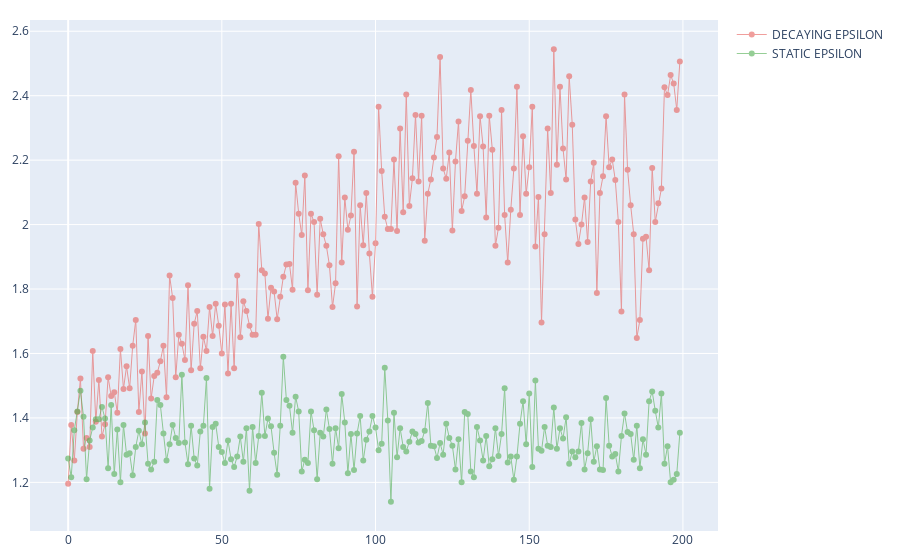

Notebook code cell kept with this figure:
### Code cell
utils.visualize([
    ['DECAYING EPSILON', dacaying],
    ['STATIC EPSILON', static]
], cluster=500)

### Figure 1 — Plotly figure (JSON) as saved in the notebook; plotly's stock layout.template omitted (floating-point values rounded to 4 significant figures; data arrays with more than 128 entries replaced by an {"elided": "..."} marker saying what was removed)
{"data": [{"line": {"width": 1}, "marker": {"color": "#e75f5b"}, "mode": "lines+markers", "name": "DECAYING EPSILON", "opacity": 0.6, "type": "scatter", "y": {"elided": "200 float values"}, "yaxis": "y2"}, {"line": {"width": 1}, "marker": {"color": "#52af52"}, "mode": "lines+markers", "name": "STATIC EPSILON", "opacity": 0.6, "type": "scatter", "y": {"elided": "200 float values"}, "yaxis": "y2"}], "layout": {"margin": {"b": 20, "l": 20, "r": 20, "t": 20}, "yaxis": {"domain": [0, 0.2], "showticklabels": false}}}
